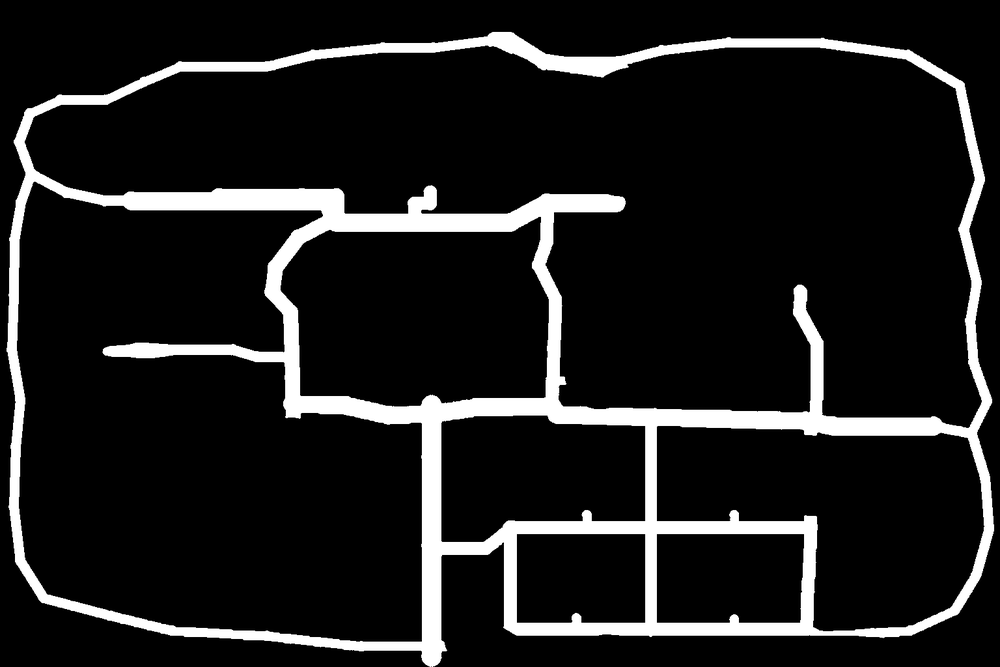
#> input picture tools/walk-mask.png, 1000 x 667 px, shrunk from 1536 x 1024 before the run
$ python mask-to-paths.py
#> lines starting #> are read from the running program, lines starting #| are printed output that depends on the picture; after the words box and inside, x2 and y2 are one past the last pixel; in counts of white or black regions, pixels touching at a corner belong together
# Turns tools/walk-mask.png (white = walkable, 1536x1024) into the `paths` list in map-data.js:
# the mask is thinned to centre lines, traced into polylines between junctions, simplified, and each
# polyline gets a width from the mask's thickness. Run: python3 tools/mask-to-paths.py && node tools/build-routes.cjs
import json, os, re
import numpy as np
from PIL import Image
from scipy import ndimage
from skimage.morphology import skeletonize
root = os.path.join(os.path.dirname(os.path.abspath(__file__)), '..')
m = np.array(Image.open(os.path.join(root, 'tools/walk-mask.png')).convert('L')) > 128
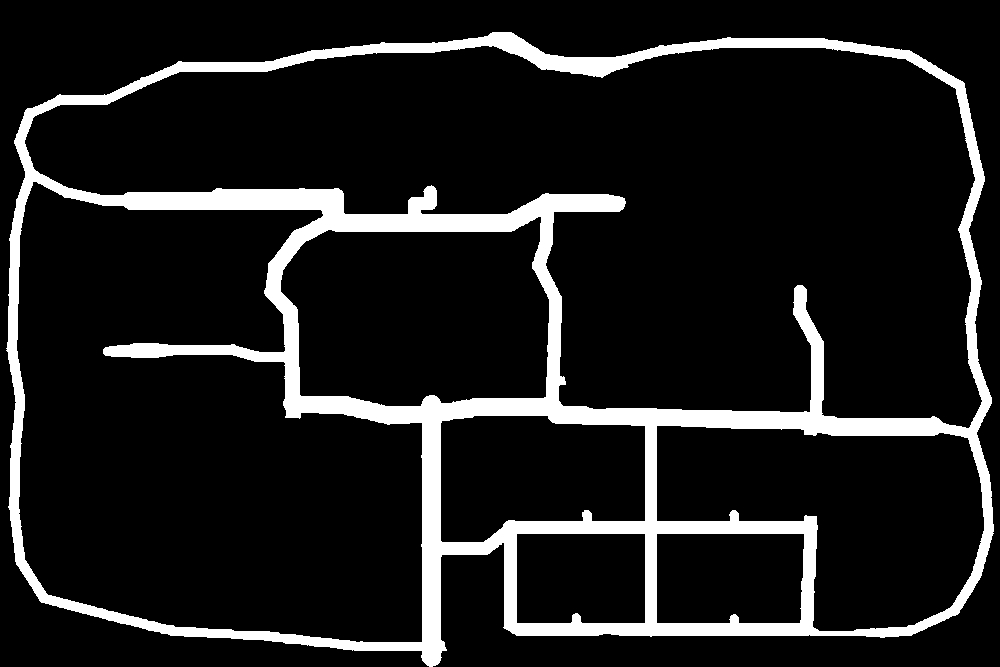
#> m: shape (667, 1000) bool; 11.5% white; 1 white region, box (x1, y1, x2, y2) and area: (6, 32, 994, 667) 76969
m = ndimage.binary_closing(m, iterations=2)
#> m: shape (667, 1000) bool; 11.6% white; 1 white region, box (x1, y1, x2, y2) and area: (6, 32, 994, 665) 77146
lab, n = ndimage.label(m)
#> n = 1
sizes = ndimage.sum(m, lab, range(1, n + 1))
#> sizes = [77146]
m = np.isin(lab, 1 + np.where(sizes > 300)[0])
dist = ndimage.distance_transform_edt(m)
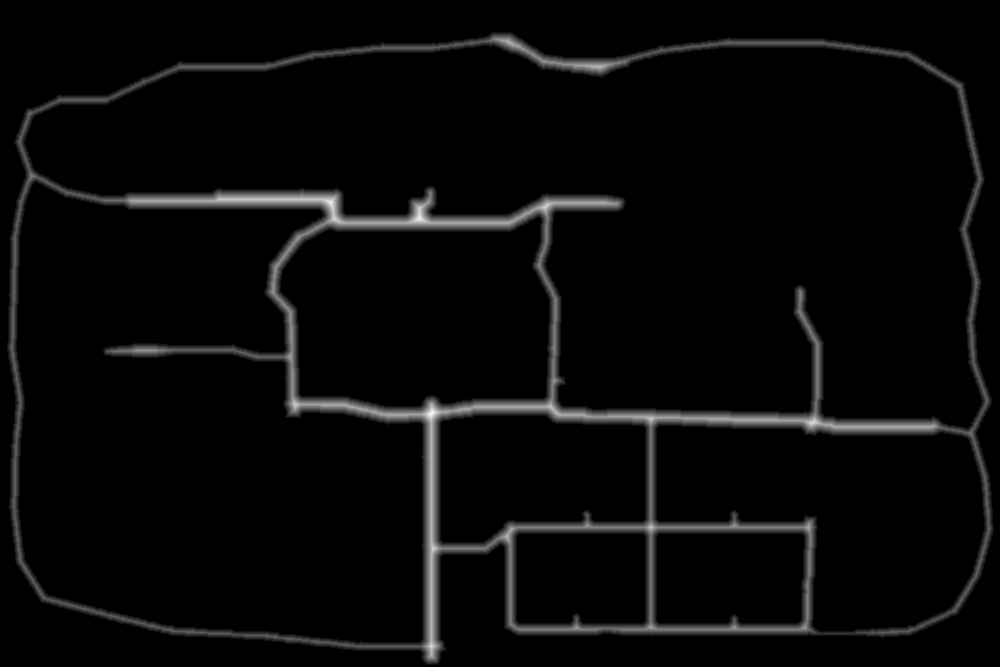
#> dist: shape (667, 1000) float64; min 0, max 14.14, mean 0.464; drawn with min black and max white
sk = skeletonize(m)
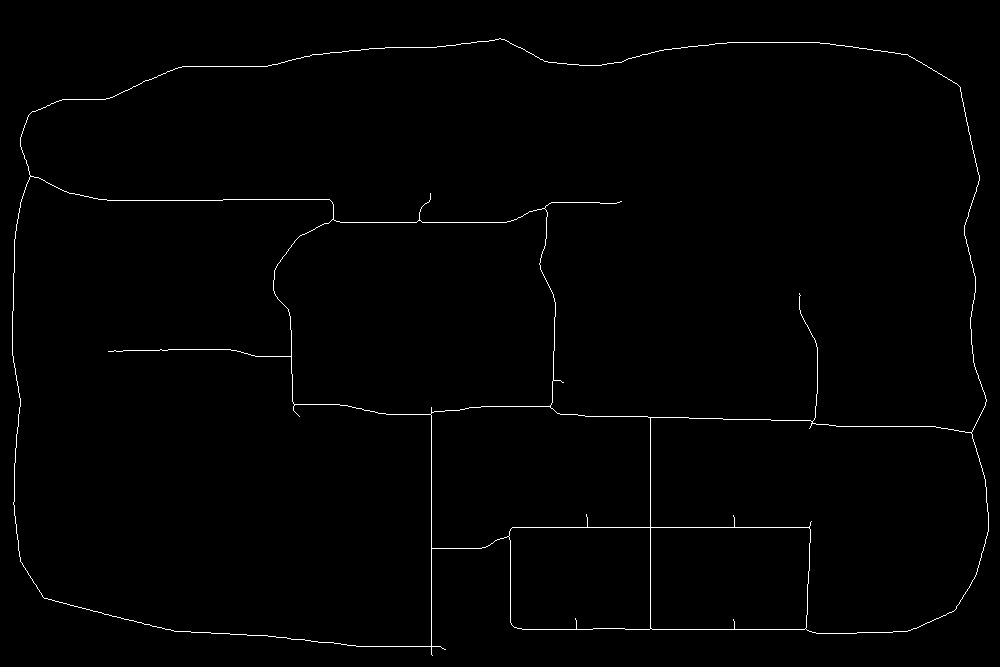
#> sk: shape (667, 1000) bool; 0.89% white in thin lines or dots
H, W = sk.shape
#> H = 667; W = 1000
N8 = [(-1, -1), (-1, 0), (-1, 1), (0, -1), (0, 1), (1, -1), (1, 0), (1, 1)]
def nbrs(y, x):
    return [(y + dy, x + dx) for dy, dx in N8 if 0 <= y + dy < H and 0 <= x + dx < W and sk[y + dy, x + dx]]
pts = set(zip(*np.where(sk)))
#> pts = 5914 items
deg = {p: len(nbrs(*p)) for p in pts}
#> deg = 5914 items
nodes = {p for p, d in deg.items() if d != 2}
#> nodes = 98 items
seen_edges = set()
polys = []
def walk(start, first):
#> called with start = (176, 30), first = (175, 30)
    line = [start, first]
#> line = [(176, 30), (175, 30)]
    prev, cur = start, first
#> prev = (176, 30); cur = (175, 30)
    while cur not in nodes:
        nxt = [q for q in nbrs(*cur) if q != prev and q not in line[-3:]]
        if not nxt: break
        prev, cur = cur, nxt[0]
        line.append(cur)
#> this loop made 0 passes
    return line
for s in nodes:
    for f in nbrs(*s):
        key = frozenset((s, f))
        if key in seen_edges: continue
        line = walk(s, f)
        for a, b in zip(line, line[1:]): seen_edges.add(frozenset((a, b)))
#> this loop made 1 pass
#> (a, b) on pass 1: ((176, 30), (175, 30))
#> after the loop, seen_edges = 1 item
        if len(line) >= 4: polys.append(line)
# closed loops with no junctions
left = pts - {p for l in polys for p in l}
#> left = 17 items
while left:
    s = left.pop(); nb = nbrs(*s)
#> after `s = left.pop()`: s = (417, 650)
#> after `nb = nbrs(*s)`: nb = [(417, 649), (417, 651), (418, 650)]
    if not nb: continue
    line = walk(s, nb[0]); polys.append(line + [s]); left -= set(line)
#> after `line = walk(s, nb[0])`: line = [(417, 650), (417, 649)]
#> after `left -= set(line)`: left = 16 items
def rdp(p, eps):
    if len(p) < 3: return p
    a, b = np.array(p[0], float), np.array(p[-1], float); ab = b - a; L = np.hypot(*ab) or 1
    d = [abs(ab[0] * (q[1] - a[1]) - ab[1] * (q[0] - a[0])) / L for q in p[1:-1]]
    i = int(np.argmax(d)) + 1
    return rdp(p[:i + 1], eps)[:-1] + rdp(p[i:], eps) if d[i - 1] > eps else [p[0], p[-1]]
paths = []
for i, l in enumerate(polys):
    xy = [(int(x), int(y)) for y, x in l]
    simp = rdp(xy, 2.0)
    w = float(np.median([dist[y, x] for y, x in l])) * 2
    if len(l) < 12 and w < 6: continue
    paths.append({'id': 'walk-%d' % i, 'surface': 'stone', 'width': max(10, min(30, round(w))), 'points': [list(p) for p in simp]})
#> this loop made 60 passes
#> l on passes 22, 44, 45, 46, 47, 48, 49, 50, 51, 52, 53: [(428, 809), (427, 810), (426, 810), (425, 811), (424, 811)], [(407, 431), (408, 431), (409, 431), (410, 431), (411, 431)], [(417, 650), (417, 649), (417, 650)], [(527, 587), (526, 587), (527, 587)], [(646, 431), (645, 431), (646, 431)], [(356, 291), (355, 291), (356, 291)], [(412, 431), (411, 431), (412, 431)], [(527, 734), (526, 734), (527, 734)], [(413, 431), (412, 431), (413, 431)], [(406, 550), (405, 550), (406, 550)], [(527, 650), (526, 650), (527, 650)]
#> (simp, w) on passes 3, 5, 8, 9, 11, 12: ([(544, 208), (529, 211), (506, 222), (420, 220)], 18), ([(813, 423), (836, 426), (935, 426), (970, 432)], 18), ([(805, 628), (809, 528)], 14), ([(805, 628), (735, 629)], 14), ([(550, 405), (553, 380)], 14), ([(575, 629), (522, 629), (511, 624), (508, 536)], 14)
print(len(paths), 'paths')
#| 60 paths
#> (the run stopped early here; a loop or call above may not have finished)
